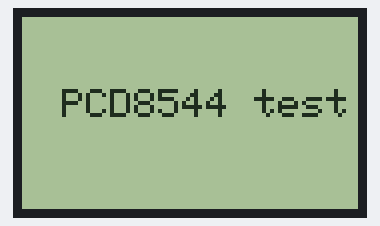
Bench run of a sketch on a simulated Arduino Uno, built with avr-gcc and run on an emulated ATmega328P. On the bench: 84×48 one-colour display.

Above: at 0.1 s.
At 1.1 s:
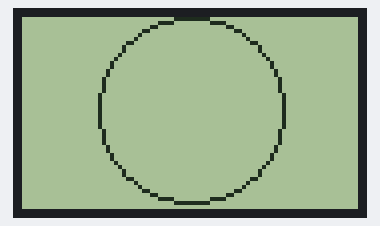

Measured:
- what the display in image 1 shows lasts 1.0 s, from 1.1 s to 2.1 s

The sketch:

017_LCDNokia3310.ino
```cpp
//A full description of this module (and many others) can be downloaded at: https://eve_arduino

int CLK=3;
int DIN=4;
int DC=5;
int CE=6;
int RST=7;
#include <SPI.h>
#include <Adafruit_GFX.h>
#include <Adafruit_PCD8544.h>
Adafruit_PCD8544 display = Adafruit_PCD8544(CLK, DIN, DC, CE, RST);

void setup()
{
  display.begin();
  display.setContrast(50);
}

void loop()
{
  display.clearDisplay();
  display.setCursor(10,18);
  display.println("PCD8544 test");
  display.display();
  delay(1000);
  display.clearDisplay();
  display.drawCircle(42, 23, 23, BLACK);
  display.display();
  delay(1000);
}
```
